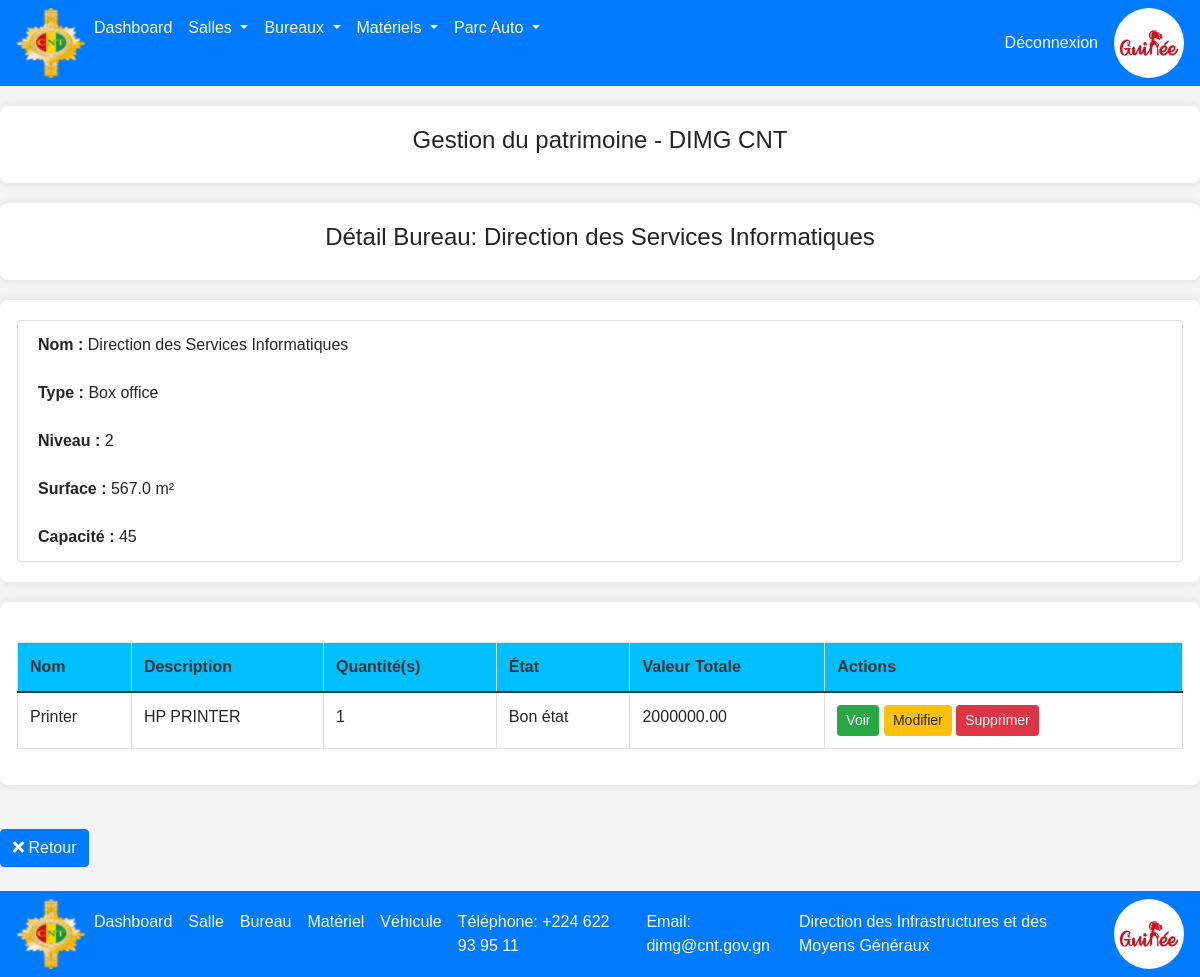
Screenshot of /bureaux/2/ with the database file from the repository.
### patrimoine/models.py (models this page shows, shortened)
class Bureau(models.Model):
    TYPE_BUREAU_CHOICES = [
        ('box', 'Box office'),
        ('cloisonne', 'Cloisonné'),
        ('open', 'Open Office'),
        ('entier', 'Entier'),
    ]
    type_bureau = models.CharField(
        "Type de bureau",
        max_length=100,
        choices=TYPE_BUREAU_CHOICES
    )
    nom = models.CharField(
        "Nom",
        max_length=100,
        blank=True,  # Utiliser blank=True au lieu de null=True pour CharField
        default=""
    )
    niveau = models.CharField(
        "Niveau",
        max_length=100,
        blank=True,
        default="",
        help_text="Étage ou niveau du bureau"
    )
    surface = models.FloatField(
        "Surface (m²)",
        null=True,
        blank=True,
        validators=[MinValueValidator(0.01)],
        help_text="Surface en mètres carrés"
    )
    capacite = models.IntegerField(
        "Capacité (personnes)",
        null=True,
        blank=True,
        validators=[MinValueValidator(1)],
        help_text="Nombre de personnes pouvant occuper le bureau"
    )
    date_creation = models.DateTimeField(
        "Date de création",
        auto_now_add=True
    )
    date_modification = models.DateTimeField(
        "Date de modification",
        auto_now=True
    )
    class Meta:
        verbose_name = "Bureau"
        verbose_name_plural = "Bureaux"
        ordering = ['nom']

class Materiel(models.Model):
    ETAT_CHOICES = [
        ('bon', 'Bon état'),
        ('moyen', 'État moyen'),
        ('mauvais', 'Mauvais état'),
        ('hs', 'Hors service'),
        ('autre', 'Autre'),
    ]
    salle = models.ForeignKey(
        Salle,
        on_delete=models.CASCADE,
        null=True,
        blank=True,
        related_name='materiels',
        verbose_name="Salle",
        help_text="Salle où se trouve le matériel"
    )
    bureau = models.ForeignKey(
        Bureau,
        on_delete=models.CASCADE,
        null=True,
        blank=True,
        related_name='materiels',
        verbose_name="Bureau",
        help_text="Bureau où se trouve le matériel"
    )
    nom = models.CharField(
        "Nom du matériel",
        max_length=100,
        blank=True,
        default=""
    )
    description = models.TextField(
    "Description",
    blank=True,
    default="",
    help_text="Description détaillée du matériel"
    )
    quantite = models.IntegerField(
        "Quantité",
        default=1,
        validators=[MinValueValidator(0)],
        help_text="Nombre d'unités"
    )
    etat = models.CharField(
        "État",
        max_length=100,
        choices=ETAT_CHOICES,
        default='bon'
    )
    numero_serie = models.CharField(
        "Numéro de série",
        max_length=100,
        blank=True,
        default="",
        help_text="Numéro de série ou d'inventaire"
    )
    date_acquisition = models.DateField(
        "Date d'acquisition",
        null=True,
        blank=True
    )
    prix_unitaire = models.DecimalField(
        "Prix unitaire (GNF)",
        max_digits=10,
        decimal_places=2,
        null=True,
        blank=True,
        validators=[MinValueValidator(0)],
        help_text="Prix d'achat unitaire"
    )
    date_creation = models.DateTimeField(
        "Date de création",
        auto_now_add=True
    )
    date_modification = models.DateTimeField(
        "Date de modification",
        auto_now=True
    )
    def get_valeur_totale(self):
        if self.prix_unitaire and self.quantite:
            return self.prix_unitaire * self.quantite
        return None
    class Meta:
        verbose_name = "Matériel"
        verbose_name_plural = "Matériels"
        ordering = ['nom']
        indexes = [
            models.Index(fields=['salle']),
            models.Index(fields=['bureau']),
            models.Index(fields=['etat']),
        ]

### patrimoine/views.py (the view)
# urls.py: path('bureaux/<int:pk>/', views.bureau_detail, name='bureau_detail'),
def bureau_detail(request, pk):
    bureau = get_object_or_404(Bureau, pk=pk)
    materiels = bureau.materiels.all()
    return render(request, 'bureaux/bureau_detail.html', {'bureau': bureau,'materiels': materiels})

### templates/bureaux/bureau_detail.html
{% extends 'main.html' %}
{% block content %}
<div class="container">
    <div class="row">
        <div class="box">
            <h4 class="text text-center">Gestion du patrimoine - DIMG CNT</h4>
        </div>
    </div>
</div>
<div class="container">
    <div class="row">
        <div class="box">
            <h4 class="text text-center">Détail Bureau: {{ bureau.nom }}</h4>
        </div>
    </div>
</div>
<div class="container">
    <div class="row">
        <div class="box">
            <ul class="list-group">
                <li class="list-group-item"><strong>Nom :</strong> {{ bureau.nom }}</li>
                <li class="list-group-item"><strong>Type :</strong> {{ bureau.get_type_bureau_display }}</li>
                <li class="list-group-item"><strong>Niveau :</strong> {{ bureau.niveau }}</li>
                <li class="list-group-item"><strong>Surface :</strong> {{ bureau.surface }} m²</li>
                <li class="list-group-item"><strong>Capacité :</strong> {{ bureau.capacite }}</li>
            </ul>
        </div>
    </div>
</div>
<div class="container">
    <div class="row">
        <div class="table-container">
            <table class="table align-items-center table-flush">
                <thead class="thead-warning">
                <tr bgcolor="#00bfff">
                    <th scope="col" class="sort " data-sort="nom">Nom</th>
                    <th scope="col" class="sort " data-sort="descript">Description</th>
                    <th scope="col" class="sort " data-sort="qt">Quantité(s)</th>
                    <th scope="col" class="sort " data-sort="etat">État</th>
                    <th scope="col" class="sort " data-sort="vtotalz">Valeur Totale</th>
                    <th scope="col" class="sort " data-sort="detail">Actions</th>
                </tr>
                </thead>
                <tbody class="list">
                {% for materiel in materiels %}
                <tr>
                    <td>{{ materiel.nom }}</td>
                    <td>{{ materiel.description }}</td>
                    <td>{{ materiel.quantite }}</td>
                    <td>{{ materiel.get_etat_display }}</td>
                    <td>{{ materiel.get_valeur_totale }}</td>
                    <td>
                        <a class="btn btn-success btn-sm" href="{% url 'materiel_detail' materiel.pk %}">Voir</a>
                        <a class="btn btn-warning btn-sm" href="{% url 'materiel_update' materiel.pk %}">Modifier</a>
                        <a class="btn btn-danger btn-sm" href="{% url 'materiel_delete' materiel.pk %}">Supprimer</a>
                    </td>
                </tr>
                {% endfor %}
                </tbody>
            </table>
        </div>
    </div>
</div>
<a class="btn btn-primary mt-4" href="{% url 'bureau_list' %}"><i class="fas fa-times"></i> Retour</a>
<br>
<br>
{% endblock %}

### static/css/style.css (style rules this page uses)
body { font-family: Arial, sans-serif; margin: 0; padding: 0; background-color: #f4f4f4; }
.container { max-width: 1200px; margin: 20px auto; padding: 20px; background-color: #ffffff; border-radius: 8px; box-shadow: 0 0 10px rgba(0, 0, 0, 0.1); }
.table-container { max-height: 400px; overflow-y: auto; margin-top: 20px; }
table { width: 100%; border-collapse: collapse; text-align: left; }
table th, table td { padding: 12px; border: 1px solid #ddd; }
table th { background-color: #f2f2f2; color: #333; }

### rows the page displays
Bureau: nom "Direction des Services Informatiques", type_bureau "Box office", niveau "2", surface "567.0", capacite "45"
Materiel: nom "Printer", description "HP PRINTER", quantite "1", etat "Bon état", get_valeur_totale "2000000.00"
